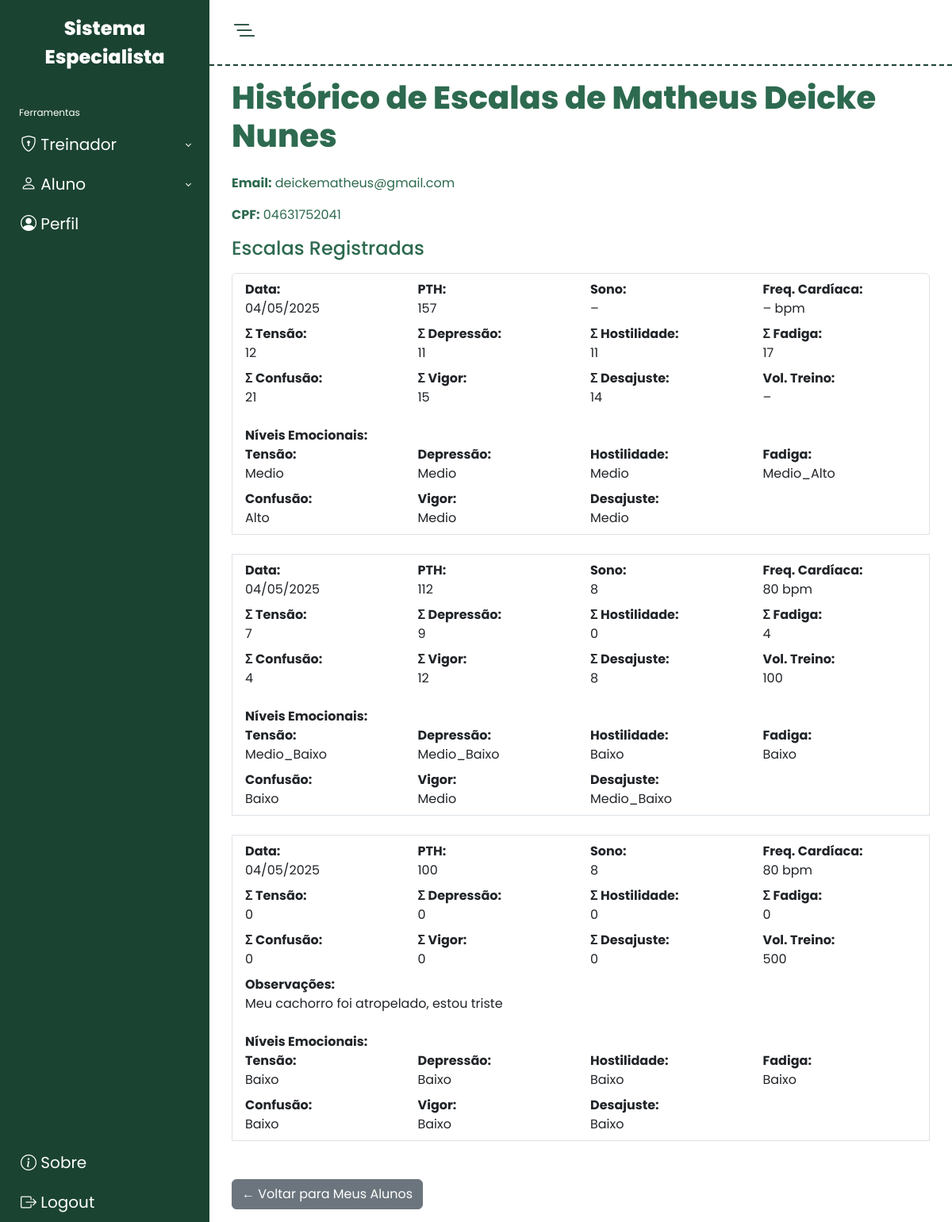
The app's page /historico_aluno/04631752041/ (signed in) with its own data.
### EscalaPoms/models.py (models this page shows, shortened)
class Pessoa(models.Model):
    cpf         = models.CharField(max_length=11, primary_key=True, help_text="…")
    nome        = models.CharField(max_length=100)
    email       = models.EmailField(unique=True)
    senha       = models.CharField(max_length=128)
    genero      = models.CharField(max_length=12, choices=[('masculino','Masculino'),('feminino','Feminino')])
    num_telefone= models.CharField(max_length=100, null=True, blank=True)
    class Meta:
        abstract = True

class Aluno(Pessoa):
    treinador = models.ForeignKey(Treinador, on_delete=models.CASCADE, related_name='alunos')

class EscalaPoms(models.Model):
    aluno = models.ForeignKey(
        Aluno,
        on_delete=models.CASCADE,
        related_name='escalas'
    )
    data = models.DateField()
    soma_tensao      = models.IntegerField()
    soma_depressao   = models.IntegerField()
    soma_hostilidade = models.IntegerField()
    soma_fadiga      = models.IntegerField()
    soma_confusao    = models.IntegerField()
    soma_vigor       = models.IntegerField()
    soma_desajuste   = models.IntegerField()
    pth              = models.IntegerField()
    sono = models.IntegerField(
        null=True,
        blank=True,
        help_text="Horas de sono"
    )
    volume_treino = models.IntegerField(
        null=True,
        blank=True,
        help_text="Volume de treino (ex: carga, repetições ou outro critério)"
    )
    freq_cardiaca_media = models.IntegerField(
        null=True,
        blank=True,
        help_text="Frequência cardíaca média (BPM)"
    )
    observacoes = models.TextField(
        null=True,
        blank=True,
        help_text="Informações complementares (ex: tomando remédio, acontecimentos da semana)"
    )

class ClassificacaoRecomendacao(models.Model):
    escala = models.OneToOneField(
        'EscalaPoms',
        on_delete=models.CASCADE,
        related_name='classificacao'
    )
    nivel_tensao      = models.CharField(max_length=20)
    nivel_depressao   = models.CharField(max_length=20)
    nivel_hostilidade = models.CharField(max_length=20)
    nivel_fadiga      = models.CharField(max_length=20)
    nivel_confusao    = models.CharField(max_length=20)
    nivel_vigor       = models.CharField(max_length=20)
    nivel_desajuste   = models.CharField(max_length=20)
    recomendacao = models.TextField(blank=True, null=True)
    criado_em = models.DateTimeField(auto_now_add=True)

### EscalaPoms/views.py (the view)
# urls.py: path('historico_aluno/<str:aluno_cpf>/', historico_aluno, name='historico_aluno'),
@login_required
@treinador_required
def historico_aluno(request, aluno_cpf):
    aluno = get_object_or_404(Aluno, cpf=aluno_cpf, treinador__cpf=request.user.username)
    escalas = EscalaPoms.objects.filter(aluno=aluno).order_by('data').select_related('classificacao')
    return render(request, 'EscalaPoms/historico_aluno.html', {'aluno': aluno, 'escalas': escalas})

### EscalaPoms/utils.py (called while the page is built)
def normalizar_cpf(texto: str) -> str:
    return re.sub(r'\D', '', texto or '')

### EscalaPoms/templates/EscalaPoms/historico_aluno.html (shortened to what this page needs)
{% extends 'EscalaPoms/base.html' %}
{% load static %}
{% block content %}
  <h1 class="mb-4">Histórico de Escalas de {{ aluno.nome }}</h1>
  <div class="mb-3">
    <p><strong>Email:</strong> {{ aluno.email }}</p>
    <p><strong>CPF:</strong> {{ aluno.cpf }}</p>
  </div>
  <h2 class="h4 mb-3">Escalas Registradas</h2>
  <ul class="list-group mb-4">
    {% for escala in escalas %}
      <li class="list-group-item">
        <div class="row">
          <div class="col-md-3"><strong>Data:</strong><br>{{ escala.data|date:"d/m/Y" }}</div>
          <div class="col-md-3"><strong>PTH:</strong><br>{{ escala.pth }}</div>
          <div class="col-md-3"><strong>Sono:</strong><br>{{ escala.sono|default:"–" }}</div>
          <div class="col-md-3"><strong>Freq. Cardíaca:</strong><br>{{ escala.freq_cardiaca_media|default:"–" }} bpm</div>
        </div>
        <div class="row mt-2">
          <div class="col-md-3"><strong>Σ Tensão:</strong><br>{{ escala.soma_tensao }}</div>
          <div class="col-md-3"><strong>Σ Depressão:</strong><br>{{ escala.soma_depressao }}</div>
          <div class="col-md-3"><strong>Σ Hostilidade:</strong><br>{{ escala.soma_hostilidade }}</div>
          <div class="col-md-3"><strong>Σ Fadiga:</strong><br>{{ escala.soma_fadiga }}</div>
        </div>
        <div class="row mt-2">
          <div class="col-md-3"><strong>Σ Confusão:</strong><br>{{ escala.soma_confusao }}</div>
          <div class="col-md-3"><strong>Σ Vigor:</strong><br>{{ escala.soma_vigor }}</div>
          <div class="col-md-3"><strong>Σ Desajuste:</strong><br>{{ escala.soma_desajuste }}</div>
          <div class="col-md-3"><strong>Vol. Treino:</strong><br>{{ escala.volume_treino|default:"–" }}</div>
        </div>
        {% if escala.observacoes %}
        <div class="row mt-2">
          <div class="col-12">
            <strong>Observações:</strong><br>
            {{ escala.observacoes }}
          </div>
        </div>
        {% endif %}
        {% if escala.classificacao %}
        <div class="row mt-4">
          <div class="col-12"><strong>Níveis Emocionais:</strong></div>
        </div>
        <div class="row">
          <div class="col-md-3"><strong>Tensão:</strong><br>{{ escala.classificacao.nivel_tensao }}</div>
          <div class="col-md-3"><strong>Depressão:</strong><br>{{ escala.classificacao.nivel_depressao }}</div>
          <div class="col-md-3"><strong>Hostilidade:</strong><br>{{ escala.classificacao.nivel_hostilidade }}</div>
          <div class="col-md-3"><strong>Fadiga:</strong><br>{{ escala.classificacao.nivel_fadiga }}</div>
        </div>
        <div class="row mt-2">
          <div class="col-md-3"><strong>Confusão:</strong><br>{{ escala.classificacao.nivel_confusao }}</div>
          <div class="col-md-3"><strong>Vigor:</strong><br>{{ escala.classificacao.nivel_vigor }}</div>
          <div class="col-md-3"><strong>Desajuste:</strong><br>{{ escala.classificacao.nivel_desajuste }}</div>
        </div>
        {% else %}
        <div class="row mt-3">
          <div class="col-12 text-warning">Classificação emocional ainda não disponível.</div>
        </div>
        {% endif %}
      </li>
      <br>
    {% empty %}
      <li class="list-group-item">Nenhuma escala registrada para este aluno.</li>
    {% endfor %}
  </ul>
  <a href="{% url 'meus_alunos' %}" class="btn btn-secondary">
    ← Voltar para Meus Alunos
  </a>
{% endblock %}

### EscalaPoms/static/css/colors.css (style rules this page uses)
:root { --bg-start: #D8F3DC; --bg-end: #B7E4C7; --bg-fundo: #DCF1E1; --bg-gd: #57CC99; --card-bg: #FFFFFF; --label-color: #2D6A4F; --text-color: #081C15; --btn-start: #74C69D; --btn-end: #52B788; --sidebar-bg: #1B4332; --sidebar-hover-bg: rgba(7, 156, 94, 0.377); --sidebar-link-color: #FFFFFF; --main-text-color: #2D6A4F; }

### EscalaPoms/templates/EscalaPoms/base.html (style rules this page uses)
html, body { height: 100%; margin: 0; padding: 0; overflow: hidden; font-family: 'Poppins', sans-serif; }
h1 { font-weight: 800; }
li { list-style: none; }
a { text-decoration: none; }

### records on screen
Aluno: nome "Matheus Deicke Nunes", email "deickematheus@gmail.com", cpf "04631752041"
EscalaPoms: data "04/05/2025", pth "157", sono "–", freq_cardiaca_media "–", soma_tensao "12", soma_depressao "11", soma_hostilidade "11", soma_fadiga "17", soma_confusao "21", soma_vigor "15", soma_desajuste "14", volume_treino "–", classificacao.nivel_tensao "Medio", classificacao.nivel_depressao "Medio", classificacao.nivel_hostilidade "Medio", classificacao.nivel_fadiga "Medio_Alto", classificacao.nivel_confusao "Alto", classificacao.nivel_vigor "Medio", classificacao.nivel_desajuste "Medio"
EscalaPoms: data "04/05/2025", pth "112", sono "8", freq_cardiaca_media "80", soma_tensao "7", soma_depressao "9", soma_hostilidade "0", soma_fadiga "4", soma_confusao "4", soma_vigor "12", soma_desajuste "8", volume_treino "100", classificacao.nivel_tensao "Medio_Baixo", classificacao.nivel_depressao "Medio_Baixo", classificacao.nivel_hostilidade "Baixo", classificacao.nivel_fadiga "Baixo", classificacao.nivel_confusao "Baixo", classificacao.nivel_vigor "Medio", classificacao.nivel_desajuste "Medio_Baixo"
EscalaPoms: data "04/05/2025", pth "100", sono "8", freq_cardiaca_media "80", soma_tensao "0", soma_depressao "0", soma_hostilidade "0", soma_fadiga "0", soma_confusao "0", soma_vigor "0", soma_desajuste "0", volume_treino "500", observacoes "Meu cachorro foi atropelado, estou triste", classificacao.nivel_tensao "Baixo", classificacao.nivel_depressao "Baixo", classificacao.nivel_hostilidade "Baixo", classificacao.nivel_fadiga "Baixo", classificacao.nivel_confusao "Baixo", classificacao.nivel_vigor "Baixo", classificacao.nivel_desajuste "Baixo"
